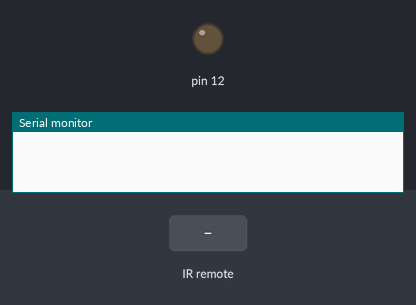
Bench run of a sketch on a simulated Arduino Uno, built with avr-gcc and run on an emulated ATmega328P. Shown: output pins drawn as LEDs (lit = HIGH), the last lines printed to the serial monitor. The inputs (shaded band) are chosen by the test bench.

Above: at 1.2 s.
1.3 s: infrared code 0x1001 received
At 2.4 s:
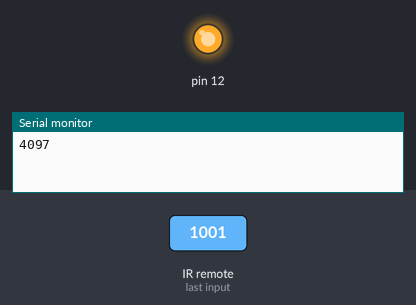
2.8 s: infrared code 0x1002 received
At 3.5 s:
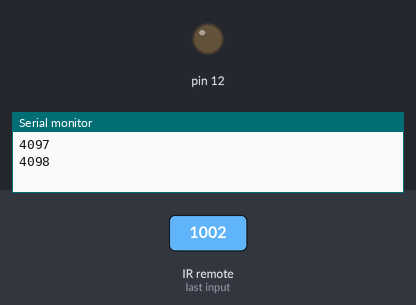
Timing chart, 0 to 5.8 s (numbered marks = the images above; inputs shaded):
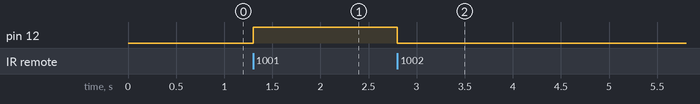

Measured:
- after the input at 1.3 s, pin 12: LOW → HIGH at once
- after the input at 2.8 s, pin 12: HIGH → LOW at once

The sketch:

on_off_kumanda.ino
```cpp
#include <IRremote.h>

IRrecv irrecv(13);

decode_results results;

void setup() {
  // put your setup code here, to run once:
  Serial.begin(9600);
  irrecv.enableIRIn();
  pinMode(12,OUTPUT);


}

void loop() {
  //put your main code here, to run repeatedly:

  if (irrecv.decode(&results)){
     Serial.println(results.value);
     irrecv.resume();
  }

  if (results.value == 4097){
    digitalWrite(12,HIGH);
  }
  else if (results.value == 4098)
  digitalWrite(12,LOW);

}
```
